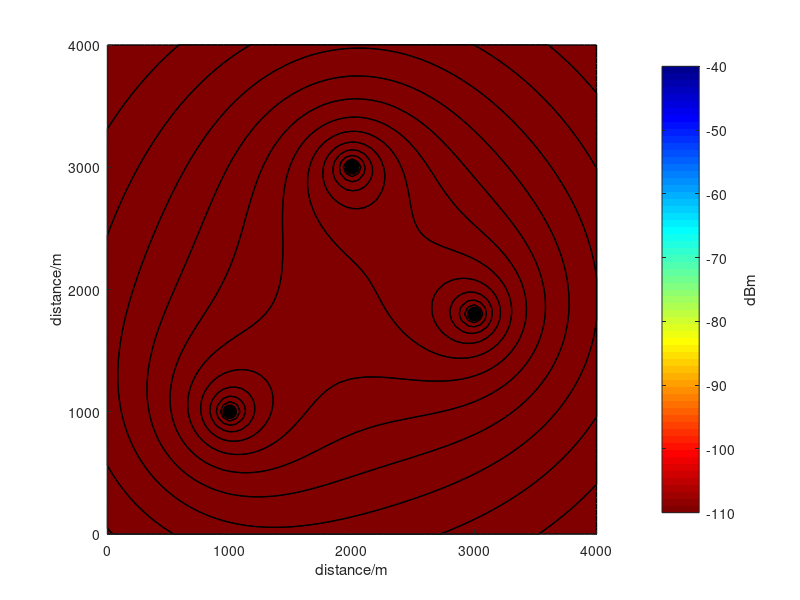

MATLAB code to generate this figure:
% Create a grid for the 2D plane
[x, y] = meshgrid(0:50:4000, 0:50:4000);

% Define the three source points
sources = [1000, 1000;   % Source 1 (x,y)
           3000, 1800;   % Source 2 (x,y)
           2000, 3000];  % Source 3 (x,y)

% Initialize signal strength matrix
signal_strength = zeros(size(x));

% Calculate signal strength at each grid point (sum of contributions from all sources)
for i = 1:size(sources, 1)
    % Calculate distance from current source to each grid point
    distance = sqrt((x - sources(i,1)).^2 + (y - sources(i,2)).^2);
    
    % Add signal contribution (free space path loss model)
    % Avoiding log of zero at source points by adding small value
    signal_strength = signal_strength - 20*log10(distance + 1) - 40;
end

% Create the figure
figure('Position', [100, 100, 600, 500]);

% Create the contour plot with filled contours
contourf(x, y, signal_strength, 20, 'LineWidth', 1);

% Add the lines only contour on top for the black lines
hold on;
contour(x, y, signal_strength, 20, 'LineColor', 'black', 'LineWidth', 0.75);

% Mark source points with black circles
for i = 1:size(sources, 1)
    plot(sources(i,1), sources(i,2), 'o', 'MarkerSize', 10, 'MarkerFaceColor', 'black', 'MarkerEdgeColor', 'black');
end

% Add colorbar and customize it
cb = colorbar;
ylabel(cb, 'dBm');
caxis([-110, -40]);  % Set color scale limits to match the original

% Set colormap to match the original (blue to cyan to yellow)
colormap(flipud(jet));

% Set axis limits
xlim([0 4000]);
ylim([0 4000]);
xlabel('distance/m');
ylabel('distance/m');

% Fix aspect ratio
axis square;

% Remove grid
grid off;

% Remove box
box off;

hold off;